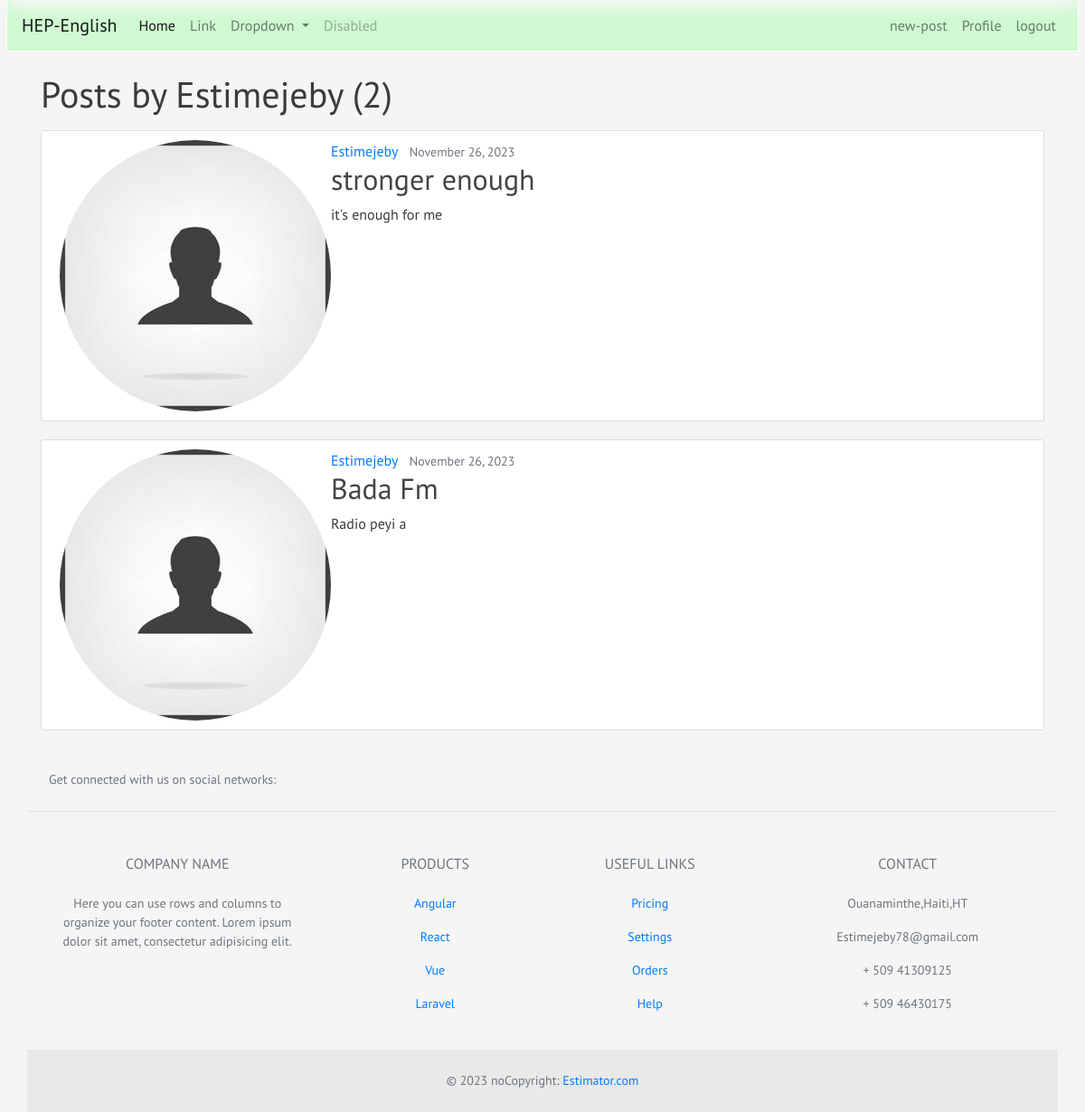
/user/Estimejeby (signed in), run on the app's committed database.
### home/models.py (models this page shows, shortened)
class Post(models.Model):
    title = models.CharField(max_length=50)
    content= models.TextField()
    date_posted= models.DateTimeField(default=timezone.now)
    author = models.ForeignKey(User, on_delete=models.CASCADE)

### users/models.py (models this page shows, shortened)
class Profile(models.Model):
    user = models.OneToOneField(User, on_delete=models.CASCADE)
    image = models.ImageField(default='default.jpg', upload_to='profile_pics')

### home/views.py (the view)
# urls.py: path('user/<str:username>', UserPostListView.as_view(), name='user-posts'),
class UserPostListView(ListView):
    model = Post
    template_name = 'blog/user_posts.html'  # <app>/<model>_<viewtype>.html
    context_object_name = 'posts'
    paginate_by = 5
    def get_queryset(self):
        user = get_object_or_404(User, username=self.kwargs.get('username'))
        return Post.objects.filter(author=user).order_by('-date_posted')

### home/templates/blog/user_posts.html (shortened to what this page needs)
{% extends "blog/base.html" %}
{% block content %}
    <h1 class="mb-3">Posts by {{ view.kwargs.username }} ({{ page_obj.paginator.count }})</h1>
    {% for post in posts %}
        <article class="media content-section">
          <img class="rounded-circle article-img" src="{{ post.author.profile.image.url }}">
          <div class="media-body">
            <div class="article-metadata">
              <a class="mr-2" href="{% url 'user-posts' post.author.username %}">{{ post.author }}</a>
              <small class="text-muted">{{ post.date_posted|date:"F d, Y" }}</small>
            </div>
            <h2><a class="article-title" href="{% url 'post-detail' post.id %}">{{ post.title }}</a></h2>
            <p class="article-content">{{ post.content }}</p>
          </div>
        </article>
    {% endfor %}
{% endblock content %}

### home/static/css/main.css (style rules this page uses)
* { margin:0; padding: 0; }
body { background: whitesmoke; color: #3d3a3a; font-family: 'PT Sans', sans-serif; }
.article-title { color: #444444; text-decoration: none; }
.content-section { background: #ffffff; padding: 10px 20px; border: 1px solid #dddddd; border-radius: 3px; margin-top: 10px; margin-bottom: 20px; }
.text-muted { font-size: 14px; }

### data on the page
Post: author.profile.image (placeholder picture), author "Estimejeby", date_posted "November 26, 2023", title "stronger enough", content "it's enough for me"
Post: author.profile.image (placeholder picture), author "Estimejeby", date_posted "November 26, 2023", title "Bada Fm", content "Radio peyi a"

### other printed values
{{ view.kwargs.username }} "Estimejeby"
{{ page_obj.paginator.count }} "2"
